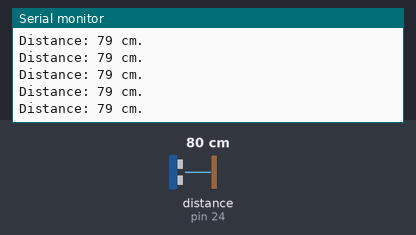
A program run on a simulated Arduino Mega 2560, built with avr-gcc and run on an emulated ATmega2560. On the bench: the last lines printed to the serial monitor. Wiring (inferred from the names in the program): ultrasonic range finder: trigger pin 22; echo pin 24. Inputs (shaded band) come from the test bench; at power-on: distance to the obstacle (sensor on pin 24) 80 cm. The echo pulse lasts 58.3 µs per cm.

Above: at 1.2 s.
1.3 s: distance to the obstacle (sensor on pin 24) set to 2 cm
At 1.39 s:
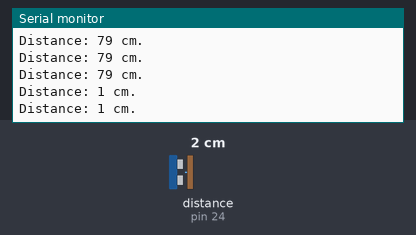
2.8 s: distance to the obstacle (sensor on pin 24) set to 4 cm
At 2.83 s:
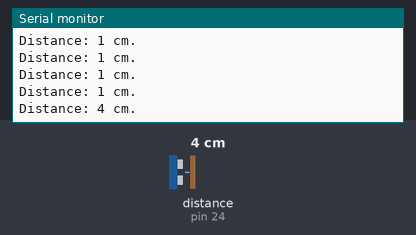
Timing chart, 0 to 5.8 s (numbered marks = the images above; inputs shaded):
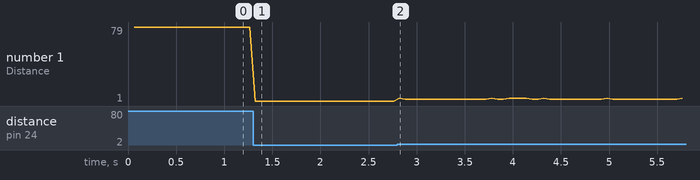

Measured:
- after the input at 1.3 s, the serial monitor: prints a new line at once (image 1)
- after the input at 2.8 s, the serial monitor: prints a new line at once (image 2)
- plotted number 1: 79 → 1 after the input at 1.3 s, 1 → 3 after the input at 2.8 s

The program:

main.cpp
```cpp
#include <Arduino.h>
#include "ultrasonicSensor.h"

void setup() {
  Serial.begin(115200);
  setupSensor();
}

void loop() {
  updateSensor();
}
```

ultrasonicSensor.h
```cpp
#ifndef ULTRASONICSENSOR_H
#define ULTRASONICSENSOR_H

#include <Arduino.h>

#define PIN_TRIGGER              22
#define PIN_ECHO                 24

#define SPEED_OF_SOUND_CM_PER_US 0.0343
#define TRIGGER_SIGNAL_TIME_US   10     // US = µs

#define TRIGGER_INTERVAL_MS      60

enum SensorState{
  STATE_IDLE,
  STATE_TRIGGER,
  STATE_MEASURING
};

void setupSensor(void);

void triggerEvent(void);

uint32_t sensorReading(void);

uint16_t calculateDistance(uint32_t measuredTimeUs);

void updateSerialMonitor(uint16_t distance);

void updateSensor(void);

#endif
```

ultrasonicSensor.cpp
```cpp
#include "ultrasonicSensor.h"

void setupSensor(void){
  pinMode(PIN_TRIGGER, OUTPUT);
  pinMode(PIN_ECHO, INPUT);
  digitalWrite(PIN_TRIGGER, LOW);
}

void triggerEvent(void){
  digitalWrite(PIN_TRIGGER, HIGH);
  delayMicroseconds(TRIGGER_SIGNAL_TIME_US);
  digitalWrite(PIN_TRIGGER, LOW);
}

// ### TODO: Lösung Messung timeout, zB wenn nach 30ms Echo noch nicht LOW wird?
// ### möglicher Ansatz: STATE_MEASURING in zwei Zustände aufteilen, „Warten auf Echo HIGH“ und „Warten auf Echo LOW“
uint32_t sensorReading(void){
  static uint32_t echoStartUs = 0;
  static bool currentlyMeasuring = false;

  if (!currentlyMeasuring && digitalRead(PIN_ECHO) == HIGH){
    echoStartUs = micros();
    currentlyMeasuring = true;
  }

  if (currentlyMeasuring && digitalRead(PIN_ECHO) == LOW){
    uint32_t measuredTimeUs = micros() - echoStartUs;
    currentlyMeasuring = false;
    return measuredTimeUs;
  }

  return 0;
}

uint16_t calculateDistance(uint32_t measuredTimeUs){
  uint16_t distance = (measuredTimeUs * SPEED_OF_SOUND_CM_PER_US)/2;
  return distance;
}

void updateSerialMonitor(uint16_t distance){
    Serial.print(F("Distance: "));
    Serial.print(distance);
    Serial.println(F(" cm."));
}

void updateSensor(void){
  static SensorState currentState = STATE_IDLE;
  static uint32_t lastTriggerMs = 0;

  switch (currentState){
    case STATE_IDLE:
      if (millis() - lastTriggerMs >= TRIGGER_INTERVAL_MS && digitalRead(PIN_ECHO) == LOW){
        lastTriggerMs = millis();
        currentState = STATE_TRIGGER;
      }
      break;
    case STATE_TRIGGER:
      triggerEvent();
      currentState = STATE_MEASURING;
      break;
    case STATE_MEASURING: {
      uint32_t measuredTimeUs = sensorReading();
      if (measuredTimeUs != 0){
        updateSerialMonitor(calculateDistance(measuredTimeUs));
        currentState = STATE_IDLE;
      }
      break;
    }
  }
}
```
